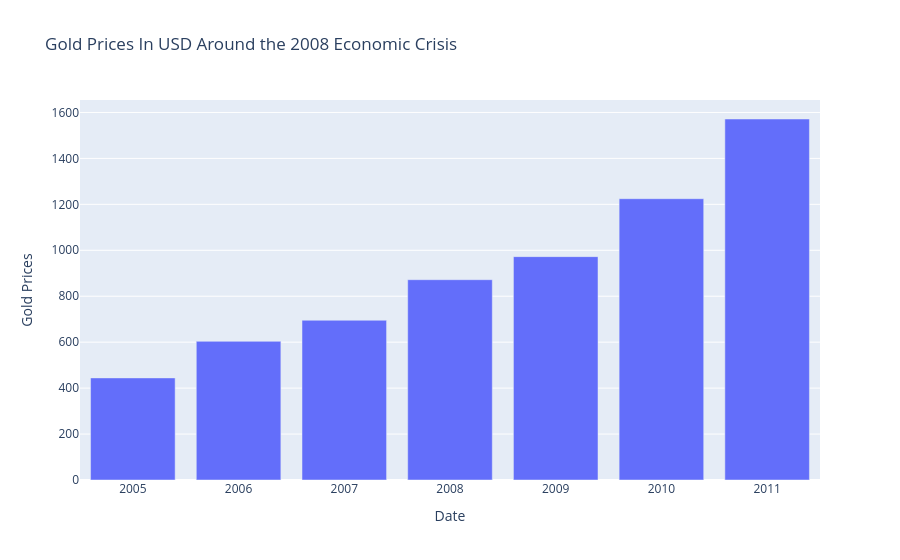
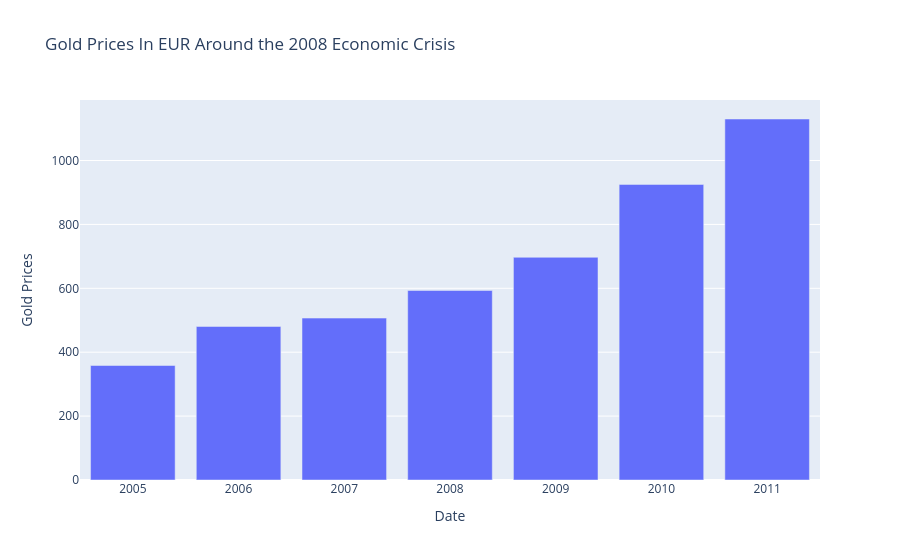
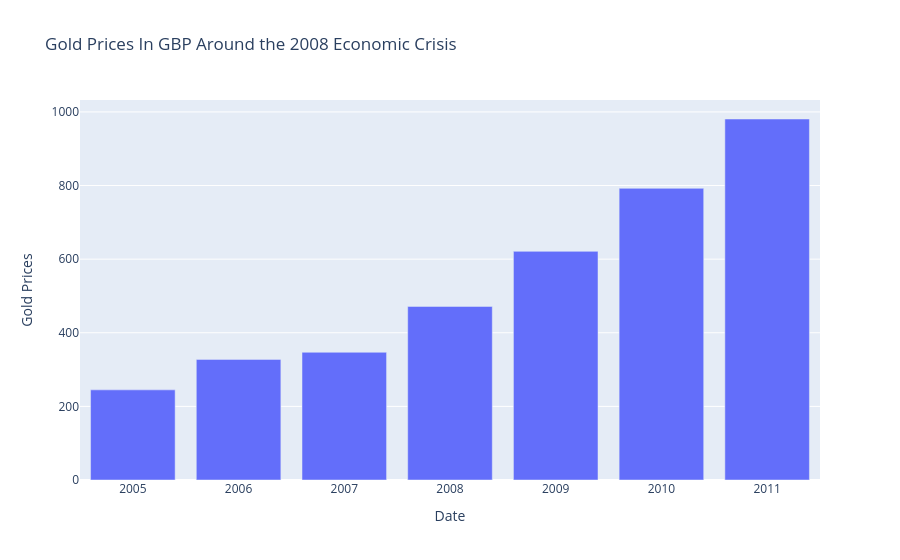
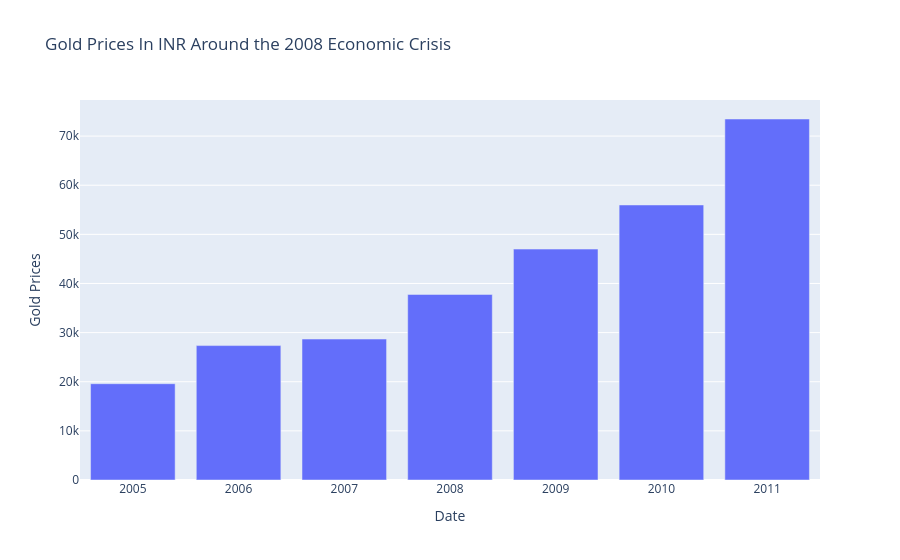

The notebook cell saved with these charts, in order:
### Markdown cell above
## Question 2: Gold Rates Around the 2008 Global Economic Crisis
The 2008 financial crisis had a profound impact on global markets. We will look at the gold rates spanning from roughly 2005 to 2011 to see how prices reacted before, during, and after the crisis.

### Code cell
# Filter the dataset for the years surrounding the 2008 crisis (2005-2011)
# 2005 is index 27, 2011 is index 33 in the annual_gold dataframe.
crisis_years = annual_gold[(annual_gold['Date'] >= 2005) & (annual_gold['Date'] <= 2011)]

# Visualizing the impact of the crisis for each currency
for currency in currencies:
    fig = px.bar(
        crisis_years, 
        x='Date', 
        y=currency, 
        labels={currency: 'Gold Prices'},
        title=f'Gold Prices In {currency} Around the 2008 Economic Crisis'
    )
    fig.update_layout(xaxis_type='category') # Display years discretely
    fig.show()

### Figure 1 — Plotly figure (JSON) as saved in the notebook; plotly's stock layout.template omitted (floating-point values rounded to 4 significant figures)
{"data": [{"hovertemplate": "Date=%{x}<br>Gold Prices=%{y}<extra></extra>", "legendgroup": "", "marker": {"color": "#636efa", "pattern": {"shape": ""}}, "name": "", "orientation": "v", "showlegend": false, "textposition": "auto", "type": "bar", "x": [2005, 2006, 2007, 2008, 2009, 2010, 2011], "xaxis": "x", "y": [444.4, 603.8, 695.4, 872.0, 972.4, 1225.0, 1572.0], "yaxis": "y"}], "layout": {"barmode": "relative", "legend": {"tracegroupgap": 0}, "title": {"text": "Gold Prices In USD Around the 2008 Economic Crisis"}, "xaxis": {"anchor": "y", "domain": [0.0, 1.0], "title": {"text": "Date"}, "type": "category"}, "yaxis": {"anchor": "x", "domain": [0.0, 1.0], "title": {"text": "Gold Prices"}}}}

### Figure 2 — Plotly figure (JSON) as saved in the notebook; plotly's stock layout.template omitted (floating-point values rounded to 4 significant figures)
{"data": [{"hovertemplate": "Date=%{x}<br>Gold Prices=%{y}<extra></extra>", "legendgroup": "", "marker": {"color": "#636efa", "pattern": {"shape": ""}}, "name": "", "orientation": "v", "showlegend": false, "textposition": "auto", "type": "bar", "x": [2005, 2006, 2007, 2008, 2009, 2010, 2011], "xaxis": "x", "y": [358.3, 480.6, 506.8, 593.2, 697.0, 925.2, 1130.0], "yaxis": "y"}], "layout": {"barmode": "relative", "legend": {"tracegroupgap": 0}, "title": {"text": "Gold Prices In EUR Around the 2008 Economic Crisis"}, "xaxis": {"anchor": "y", "domain": [0.0, 1.0], "title": {"text": "Date"}, "type": "category"}, "yaxis": {"anchor": "x", "domain": [0.0, 1.0], "title": {"text": "Gold Prices"}}}}

### Figure 3 — Plotly figure (JSON) as saved in the notebook; plotly's stock layout.template omitted (floating-point values rounded to 4 significant figures)
{"data": [{"hovertemplate": "Date=%{x}<br>Gold Prices=%{y}<extra></extra>", "legendgroup": "", "marker": {"color": "#636efa", "pattern": {"shape": ""}}, "name": "", "orientation": "v", "showlegend": false, "textposition": "auto", "type": "bar", "x": [2005, 2006, 2007, 2008, 2009, 2010, 2011], "xaxis": "x", "y": [244.9, 327.7, 347.0, 471.6, 621.2, 792.4, 980.8], "yaxis": "y"}], "layout": {"barmode": "relative", "legend": {"tracegroupgap": 0}, "title": {"text": "Gold Prices In GBP Around the 2008 Economic Crisis"}, "xaxis": {"anchor": "y", "domain": [0.0, 1.0], "title": {"text": "Date"}, "type": "category"}, "yaxis": {"anchor": "x", "domain": [0.0, 1.0], "title": {"text": "Gold Prices"}}}}

### Figure 4 — Plotly figure (JSON) as saved in the notebook; plotly's stock layout.template omitted (floating-point values rounded to 4 significant figures)
{"data": [{"hovertemplate": "Date=%{x}<br>Gold Prices=%{y}<extra></extra>", "legendgroup": "", "marker": {"color": "#636efa", "pattern": {"shape": ""}}, "name": "", "orientation": "v", "showlegend": false, "textposition": "auto", "type": "bar", "x": [2005, 2006, 2007, 2008, 2009, 2010, 2011], "xaxis": "x", "y": [19600.0, 27360.0, 28690.0, 37770.0, 47000.0, 55980.0, 73480.0], "yaxis": "y"}], "layout": {"barmode": "relative", "legend": {"tracegroupgap": 0}, "title": {"text": "Gold Prices In INR Around the 2008 Economic Crisis"}, "xaxis": {"anchor": "y", "domain": [0.0, 1.0], "title": {"text": "Date"}, "type": "category"}, "yaxis": {"anchor": "x", "domain": [0.0, 1.0], "title": {"text": "Gold Prices"}}}}
